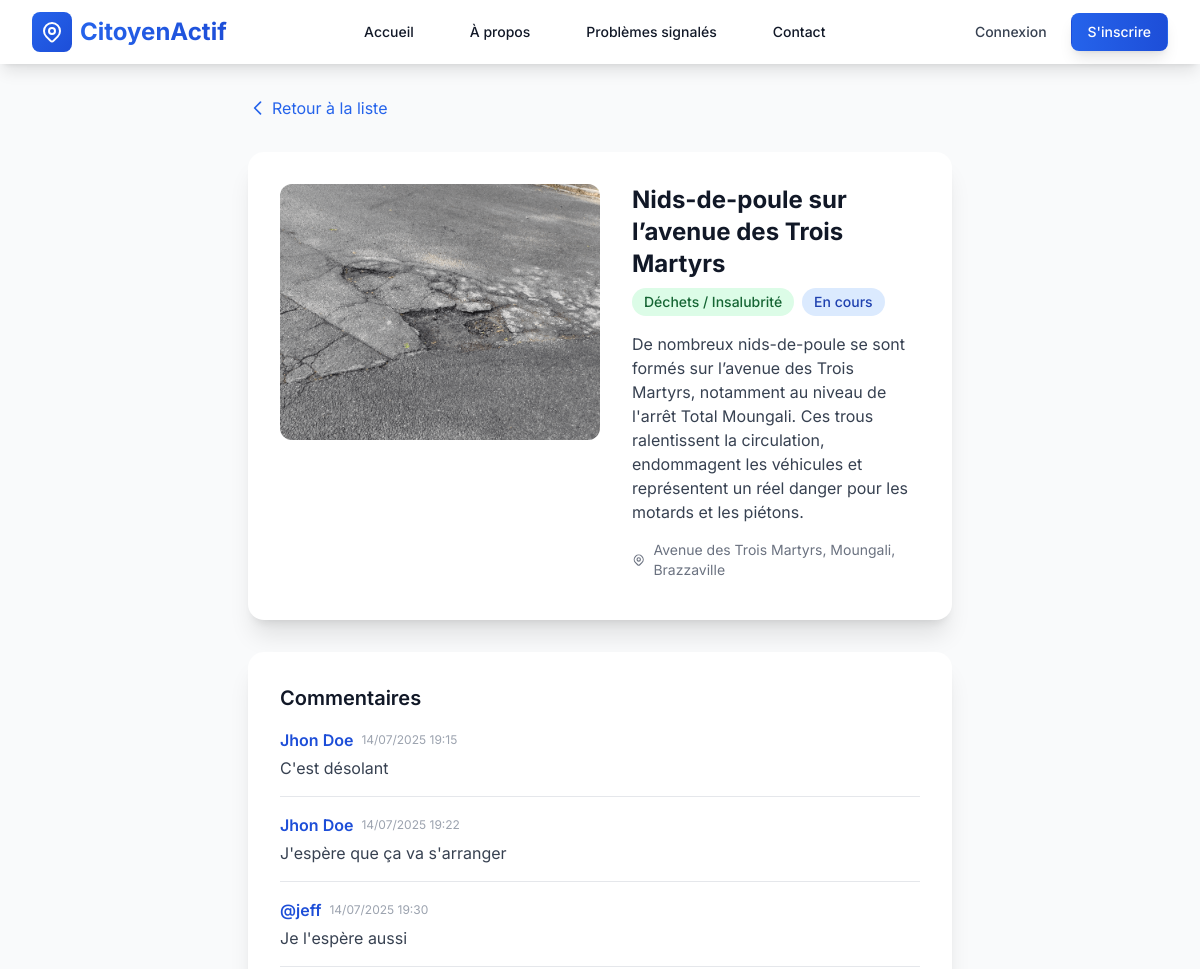
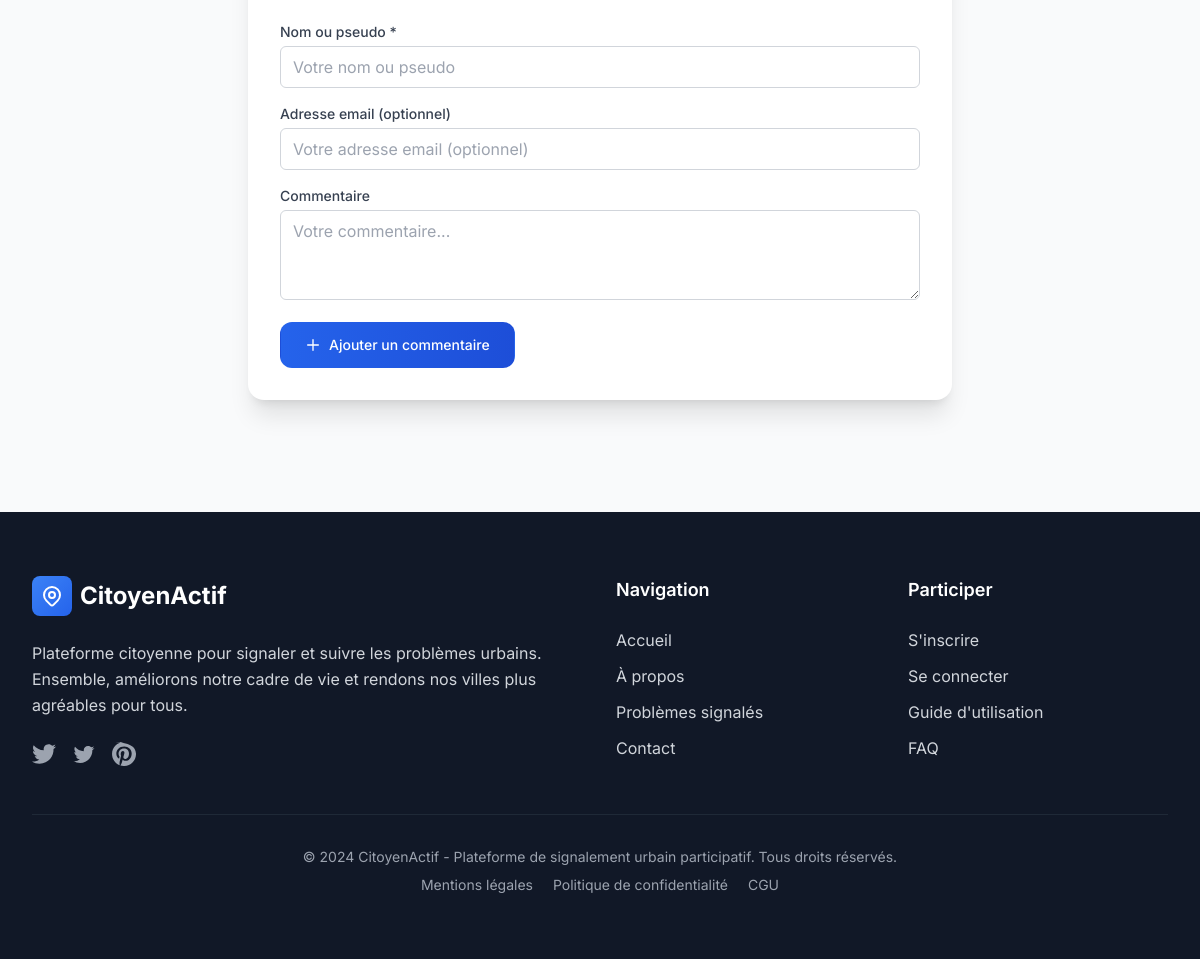
Screenshot of /reports/2/ with the database file from the repository (2 pictures, top to bottom).
### reports/models.py (models this page shows, shortened)
class Report(models.Model):
    STATUS_CHOICES = [
        ('pending', 'En attente'),
        ('in_progress', 'En cours'),
        ('resolved', 'Résolu'),
        ('rejected', 'Rejeté'),
    ]
    PRIORITY_CHOICES = [
        ('low', 'Basse'),
        ('medium', 'Moyenne'),
        ('high', 'Haute'),
        ('urgent', 'Urgente'),
    ]
    title = models.CharField(max_length=200)
    description = models.TextField()
    category = models.ForeignKey(Category, on_delete=models.CASCADE, related_name='reports')
    status = models.CharField(max_length=20, choices=STATUS_CHOICES, default='pending')
    priority = models.CharField(max_length=20, choices=PRIORITY_CHOICES, default='medium')
    location = models.CharField(max_length=300)
    latitude = models.FloatField(null=True, blank=True)
    longitude = models.FloatField(null=True, blank=True)
    photo = models.ImageField(upload_to='reports/', blank=True, null=True)
    user = models.ForeignKey(User, on_delete=models.CASCADE, related_name='reports')
    assigned_to = models.ForeignKey(User, on_delete=models.SET_NULL, null=True, blank=True, related_name='assigned_reports')
    admin_notes = models.TextField(blank=True)
    created_at = models.DateTimeField(auto_now_add=True)
    updated_at = models.DateTimeField(auto_now=True)
    class Meta:
        verbose_name = 'Signalement'
        verbose_name_plural = 'Signalements'
        ordering = ['-created_at']

class Category(models.Model):
    name = models.CharField(max_length=100, unique=True)
    description = models.TextField(blank=True)
    icon = models.CharField(max_length=50, default='alert-circle')
    color = models.CharField(max_length=20, default='blue')
    created_at = models.DateTimeField(auto_now_add=True)
    class Meta:
        verbose_name = 'Catégorie'
        verbose_name_plural = 'Catégories'
        ordering = ['name']

class Comment(models.Model):
    report = models.ForeignKey(Report, on_delete=models.CASCADE, related_name='comments')
    user = models.ForeignKey(User, on_delete=models.CASCADE, null=True, blank=True)
    pseudo = models.CharField(max_length=100, blank=True, null=True)
    email = models.EmailField(blank=True, null=True)
    content = models.TextField()
    is_internal = models.BooleanField(default=False)  # Pour les notes internes admin
    created_at = models.DateTimeField(auto_now_add=True)
    class Meta:
        verbose_name = 'Commentaire'
        verbose_name_plural = 'Commentaires'
        ordering = ['created_at']

### accounts/models.py (models this page shows, shortened)
class User(AbstractUser):
    ROLE_CITIZEN = 'citizen'
    ROLE_SUPERADMIN = 'superadmin'
    ROLE_CHOICES = [
        (ROLE_CITIZEN, 'Citoyen'),
        (ROLE_SUPERADMIN, 'Super Administrateur'),
    ]
    email = models.EmailField(unique=True)
    role = models.CharField(max_length=15, choices=ROLE_CHOICES, default=ROLE_CITIZEN)
    phone = models.CharField(max_length=15, blank=True)
    profile_picture = models.ImageField(upload_to='profile_pics/', blank=True, null=True)
    created_at = models.DateTimeField(auto_now_add=True)
    updated_at = models.DateTimeField(auto_now=True)
    USERNAME_FIELD = 'email'
    REQUIRED_FIELDS = ['username', 'first_name', 'last_name']

### reports/views.py (the view)
# urls.py: path('reports/<int:pk>/', views.public_report_detail_view, name='public_report_detail'),
def public_report_detail_view(request, pk):
    from django.shortcuts import get_object_or_404, redirect
    from .models import Report
    from .forms import CommentForm
    from django.contrib import messages
    report = get_object_or_404(Report, pk=pk)  # Affiche tous les statuts
    comments = report.comments.filter(is_internal=False).order_by('created_at')
    if request.method == 'POST':
        form = CommentForm(request.POST, user=request.user if request.user.is_authenticated else None)
        if form.is_valid():
            comment = form.save(commit=False)
            comment.report = report
            if request.user.is_authenticated:
                comment.user = request.user
            comment.is_internal = False
            comment.save()
            messages.success(request, 'Commentaire ajouté avec succès!')
            return redirect('reports:public_report_detail', pk=pk)
    else:
        form = CommentForm(user=request.user if request.user.is_authenticated else None)
    context = {
        'report': report,
        'comments': comments,
        'comment_form': form,
    }
    return render(request, 'reports/public_report_detail.html', context)

### templates/reports/public_report_detail.html (shortened to what this page needs)
{% extends 'base.html' %}
{% block main_class %}max-w-3xl mx-auto px-4 sm:px-6 lg:px-8 py-8{% endblock %}
{% block content %}
<div class="space-y-8">
    <div class="flex items-center space-x-4">
        <a href="{% url 'reports:public_reports' %}" class="text-blue-600 hover:underline flex items-center">
            <svg class="h-5 w-5 mr-1" fill="none" stroke="currentColor" viewBox="0 0 24 24"><path stroke-linecap="round" stroke-linejoin="round" stroke-width="2" d="M15 19l-7-7 7-7"/></svg>
            Retour à la liste
        </a>
    </div>
    <div class="bg-white rounded-2xl shadow-xl p-8">
        <div class="flex flex-col md:flex-row md:space-x-8">
            {% if report.photo %}
            <img src="{{ report.photo.url }}" alt="{{ report.title }}" class="w-full md:w-1/2 h-64 object-cover rounded-xl mb-6 md:mb-0">
            {% endif %}
            <div class="flex-1">
                <h1 class="text-2xl font-bold text-gray-900 mb-2">{{ report.title }}</h1>
                <div class="mb-4 flex flex-wrap items-center space-x-2">
                    <span class="inline-flex items-center px-3 py-1 rounded-full text-sm font-medium bg-green-100 text-green-800">{{ report.category.name }}</span>
                    <span class="inline-flex items-center px-3 py-1 rounded-full text-sm font-medium bg-blue-100 text-blue-800">
                        {% if report.status == 'resolved' %}Résolu le {{ report.updated_at|date:'d/m/Y' }}{% elif report.status == 'in_progress' %}En cours{% else %}En attente{% endif %}
                    </span>
                </div>
                <p class="text-gray-700 mb-4">{{ report.description }}</p>
                <div class="flex items-center text-gray-500 text-sm mb-2">
                    {{ report.location }}
                </div>
            </div>
        </div>
    </div>
    <div class="bg-white rounded-2xl shadow-xl p-8">
        <h2 class="text-xl font-semibold text-gray-900 mb-4">Commentaires</h2>
        {% if comments %}
            <div class="space-y-4 mb-6">
                {% for comment in comments %}
                <div class="border-b pb-4">
                    <div class="flex items-center space-x-2 mb-1">
                        <span class="font-semibold text-blue-700">
                            {% if comment.user %}
                                {{ comment.user.get_full_name|default:comment.user.username }}
                            {% elif comment.pseudo %}
                                {{ comment.pseudo }}
                            {% elif comment.email %}
                                {{ comment.email }}
                            {% else %}
                                Anonyme
                            {% endif %}
                        </span>
                        <span class="text-gray-400 text-xs">{{ comment.created_at|date:'d/m/Y H:i' }}</span>
                    </div>
                    <div class="text-gray-700">{{ comment.content }}</div>
                </div>
                {% endfor %}
            </div>
        {% else %}
            <p class="text-gray-500">Aucun commentaire pour ce signalement.</p>
        {% endif %}
        <form method="post" class="space-y-4">
            {% if not user.is_authenticated %}
            <div>
                <label for="id_pseudo" class="block text-sm font-medium text-gray-700 mb-1">Nom ou pseudo *</label>
                {{ comment_form.pseudo }}
            </div>
            <div>
                <label for="id_email" class="block text-sm font-medium text-gray-700 mb-1">Adresse email (optionnel)</label>
                {{ comment_form.email }}
            </div>
            {% endif %}
            <div>
                <label for="{{ comment_form.content.id_for_label }}" class="block text-sm font-medium text-gray-700 mb-1">Commentaire</label>
                {{ comment_form.content }}
            </div>
            <button type="submit" class="inline-flex items-center px-6 py-3 border border-transparent text-sm font-medium rounded-xl text-white bg-gradient-to-r from-blue-600 to-blue-700 hover:from-blue-700 hover:to-blue-800 focus:outline-none focus:ring-2 focus:ring-offset-2 focus:ring-blue-500 transition duration-300 transform hover:scale-105">
                <svg class="mr-2 h-4 w-4" fill="none" stroke="currentColor" viewBox="0 0 24 24"><path stroke-linecap="round" stroke-linejoin="round" stroke-width="2" d="M12 4v16m8-8H4"/></svg>
                Ajouter un commentaire
            </button>
        </form>
    </div>
</div>
{% endblock %}

### rows the page displays
Report: photo (picture), title "Nids-de-poule sur l’avenue des Trois Martyrs", category.name "Déchets / Insalubrité", description "De nombreux nids-de-poule se sont formés sur l’avenue des Trois Martyrs, notamment au niveau de l'arrêt Total Moungali. Ces trous ralentissent la circulation, endommagent les véhicules et représentent un réel danger pour les motards et les piétons.", location "Avenue des Trois Martyrs, Moungali, Brazzaville"
Comment: user.get_full_name "Jhon Doe", created_at "14/07/2025 19:15", content "C'est désolant"
Comment: user.get_full_name "Jhon Doe", created_at "14/07/2025 19:22", content "J'espère que ça va s'arranger"
Comment: pseudo "@jeff", created_at "14/07/2025 19:30", content "Je l'espère aussi"
